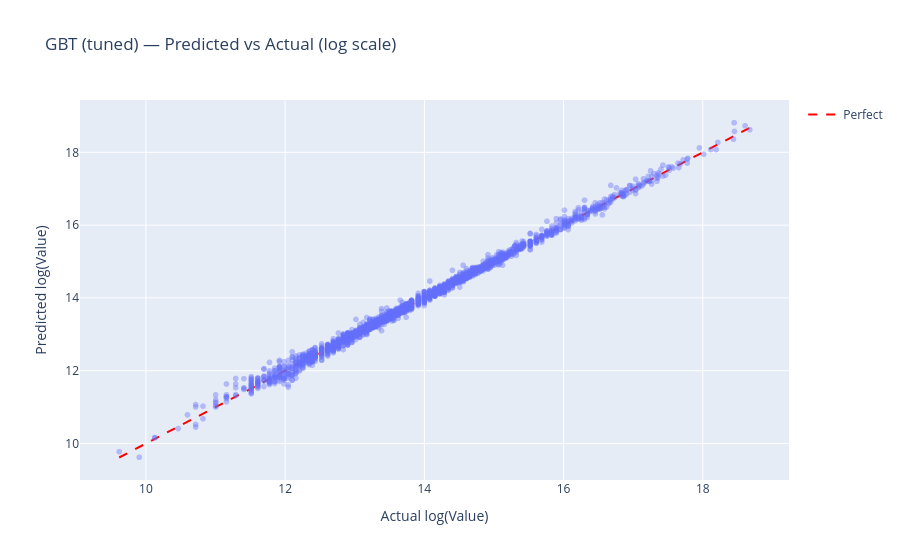

Write notebook code for a chart like this one.
### Code cell
# Predicted vs Actual scatter for best model (GBT tuned)
best_preds = preds_gbt_tuned.select("log_Value", "prediction").toPandas()
# NOTE: .toPandas() used here only for visualisation on a small result set.
# In production with truly large data, this would be replaced by writing
# the predictions to distributed storage and sampling.

fig = px.scatter(
    best_preds.sample(min(3000, len(best_preds)), random_state=42),
    x="log_Value", y="prediction",
    opacity=0.4,
    labels={"log_Value": "Actual log(Value)", "prediction": "Predicted log(Value)"},
    title="GBT (tuned) — Predicted vs Actual (log scale)"
)

min_v = best_preds["log_Value"].min()
max_v = best_preds["log_Value"].max()
fig.add_trace(go.Scatter(
    x=[min_v, max_v], y=[min_v, max_v],
    mode="lines", name="Perfect",
    line=dict(color="red", dash="dash")
))
fig.show()

### Figure 1 — Plotly figure (JSON) as saved in the notebook; plotly's stock layout.template omitted (floating-point values rounded to 4 significant figures; data arrays with more than 128 entries replaced by an {"elided": "..."} marker saying what was removed)
{"data": [{"hovertemplate": "Actual log(Value)=%{x}<br>Predicted log(Value)=%{y}<extra></extra>", "legendgroup": "", "marker": {"color": "#636efa", "opacity": 0.4, "symbol": "circle"}, "mode": "markers", "name": "", "showlegend": false, "type": "scattergl", "x": {"elided": "3000 float values"}, "xaxis": "x", "y": {"elided": "3000 float values"}, "yaxis": "y"}, {"line": {"color": "red", "dash": "dash"}, "mode": "lines", "name": "Perfect", "type": "scatter", "x": [9.616, 18.68], "y": [9.616, 18.68]}], "layout": {"legend": {"tracegroupgap": 0}, "title": {"text": "GBT (tuned) — Predicted vs Actual (log scale)"}, "xaxis": {"anchor": "y", "domain": [0, 1], "title": {"text": "Actual log(Value)"}}, "yaxis": {"anchor": "x", "domain": [0, 1], "title": {"text": "Predicted log(Value)"}}}}
